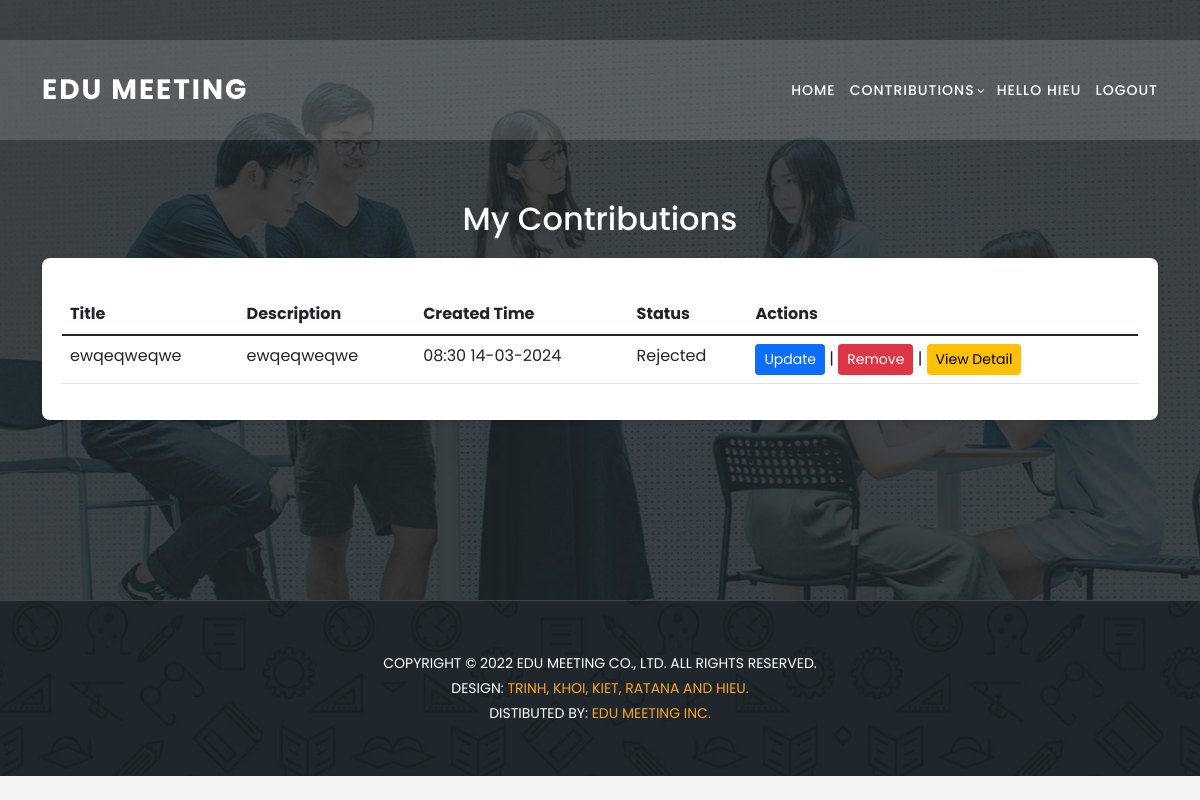
The app's page /my-contributions/ (signed in), older data.
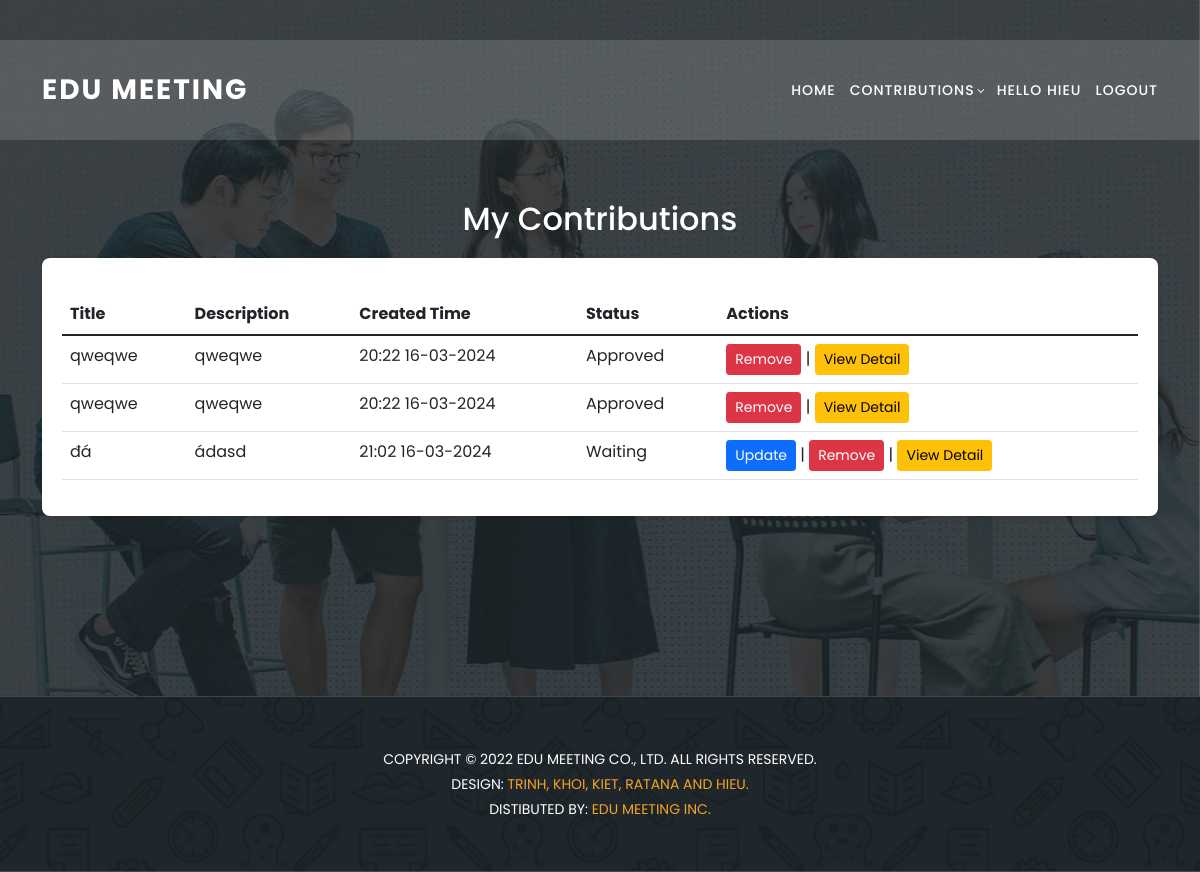
The same page, newer data.
### home/models.py (models this page shows, shortened)
class Contributions(models.Model):
    user = models.ManyToManyField(UserProfile)
    title = models.CharField(max_length=30)
    content = models.TextField(null = True)
    faculty = models.ForeignKey(Faculties,on_delete=models.CASCADE)
    term = models.BooleanField(default=False)
    createAt = models.DateTimeField(auto_now_add=True)
    academic_Year = models.ForeignKey(AcademicYear,blank=True, null =True, on_delete=models.CASCADE)
    reject_reason = models.TextField(blank=True, null=True)
    status = models.CharField(max_length=10,  default='waiting')
    public = models.BooleanField(default = False)

### home/views.py (the view)
# urls.py: path('my-contributions/', views.my_contributions, name='my_contributions'),
def my_contributions(request):
    is_student = True
    user_profile = UserProfile.objects.get(user=request.user)
    contributions = Contributions.objects.filter(user=user_profile).prefetch_related('faculty', 'files')
    can_update = True
    if request.user.is_authenticated:
        try:
            user_profile = request.user.userprofile
            faculty = user_profile.faculty
            academic_year = user_profile.academic_Year
            if user_profile.academic_Year:
                if academic_year and timezone.now() > academic_year.finalClosure:
                    can_update = False
        except UserProfile.DoesNotExist:
            can_update = True
    context = {
        'can_update': can_update,
        'contributions': contributions,
        'is_student': is_student
    }
    return render(request, 'my_contribution.html', context)

### templates/my_contribution.html (shortened to what this page needs)
{% extends "header.html" %}
{%load static%}
{% block content %}
    <section class="apply-now" id="apply">
      <div class="container">
        <h2>My Contributions</h2>
        <form method="post" enctype="">
          <table class="table mt-3">
            <thead class="thead-dark">
              <tr>
                <th scope="col">Title</th>
                <th scope="col">Description</th>
                <th scope="col">Created Time</th>
                <th scope="col">Status</th>
                <th scope="col">Actions</th>
              </tr>
            </thead>
            <tbody>
            {% for contribution in contributions %}
              <tr>
                  <td>{{ contribution.title }}</td>
                  <td>{{ contribution.content|default:"No description provided" }}</td>
                  <td>{{ contribution.createAt|date:"H:i d-m-Y" }}</td>
                  <td>
                    {% if contribution.status == 'approved' %}
                        Approved
                    {% elif contribution.status == 'rejected' %}
                        Rejected
                    {% else %}
                        Waiting
                    {% endif %}
                  </td>
                  <td>
                      {% if can_update and not contribution.status == 'approved' %}
                      <a href="{% url 'update_contribution' pk=contribution.id %}" class="btn btn-primary btn-sm">Update</a> |
                      {% endif %}
                      <a href="{% url 'delete_contribution' contribution.id %}" class="btn btn-danger btn-sm" onclick="return confirm('Are you sure?');">Remove</a> |
                      <a href="{% url 'contributions_detail' contribution.id %}" class="btn btn-warning btn-sm">View Detail</a>
                  </td>
              </tr>
            {% empty %}
              <tr>
                  <td colspan="4">No contributions found.</td>
              </tr>
            {% endfor %}
            </tbody>
          </table>
        </form>
      </div>
    </section>
    <section class="contact-us" id="contact">
      <div class="footer">
        <p>Copyright © 2022 Edu Meeting Co., Ltd. All Rights Reserved.
          <br>
          Design: <a href="#" target="_parent" title="free css templates">Trinh, Khoi, Kiet, Ratana and Hieu.</a>
          <br>
          Distibuted By: <a href="#" target="_blank" title="Build Better UI, Faster">Edu Meeting Inc.</a>
        </p>
      </div>
    </section>
  </body>
</html>
{% endblock content %}

Row changes from the older to the newer data that the page shows:
removed Contributions: title "ewqeqweqwe", content "ewqeqweqwe", createAt "08:30 14-03-2024", status "Rejected"
added Contributions: title "qweqwe", content "qweqwe", createAt "20:22 16-03-2024", status "Approved"
added Contributions: title "qweqwe", content "qweqwe", createAt "20:22 16-03-2024", status "Approved"
added Contributions: title "đá", content "ádasd", createAt "21:02 16-03-2024", status "Waiting"
